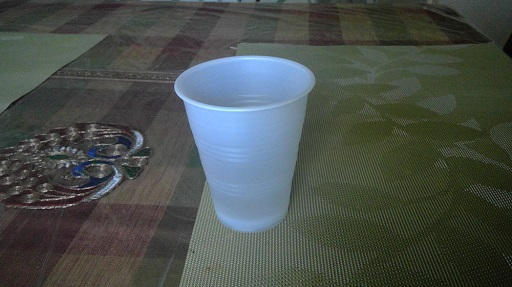
#> input picture data/cup.jpg, 512 x 287 px
$ python background_elimination.py
#> lines starting #> are read from the running program, lines starting #| are printed output that depends on the picture
import numpy as np
import cv2
from matplotlib import pyplot as plt

img = cv2.imread('./data/cup.jpg')
#> img is the input picture: shape (287, 512, 3); mean B, G, R 75.2, 79.5, 72.9
mask = np.zeros(img.shape[:2],np.uint8)

bgdModel = np.zeros((1,65),np.float64)
fgdModel = np.zeros((1,65),np.float64)

rect = (161,50,180,180)

cv2.grabCut(img,mask,rect,bgdModel,fgdModel,5,cv2.GC_INIT_WITH_RECT)
mask2 = np.where((mask==2)|(mask==0),0,1).astype('uint8')
img = img*mask2[:,:,np.newaxis]
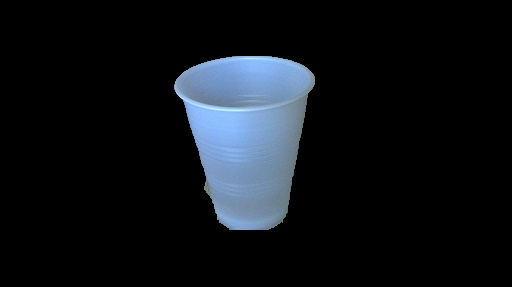
#> img: shape (287, 512, 3); mean B, G, R 23.2, 18.5, 14.8

plt.imshow(img)
plt.colorbar()
plt.show()
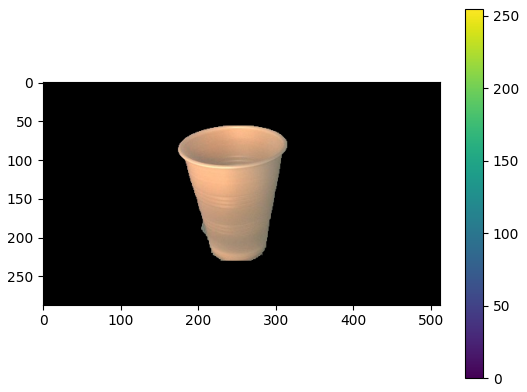
#> figure drawn by matplotlib, 2 panels; B, G, R data is drawn as R, G, B

$ run again, with data/mix.jpg copied over data/cup.jpg
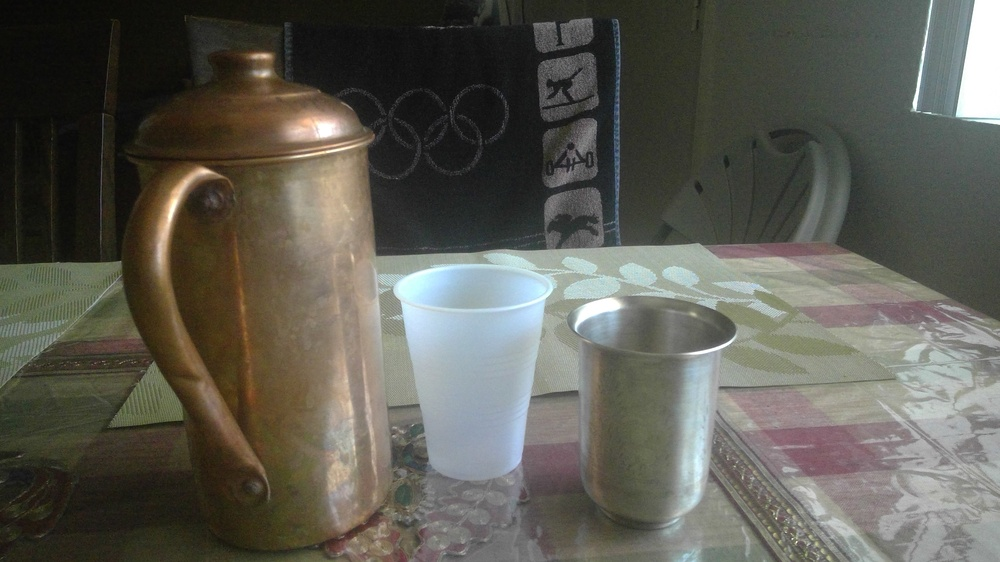
#> input picture data/mix.jpg, 1000 x 562 px, shrunk from 3264 x 1836 before the run
#> img is the input picture: shape (562, 1000, 3); mean B, G, R 83.3, 91.8, 93
#> `img = img*mask2[:,:,np.newaxis]`:
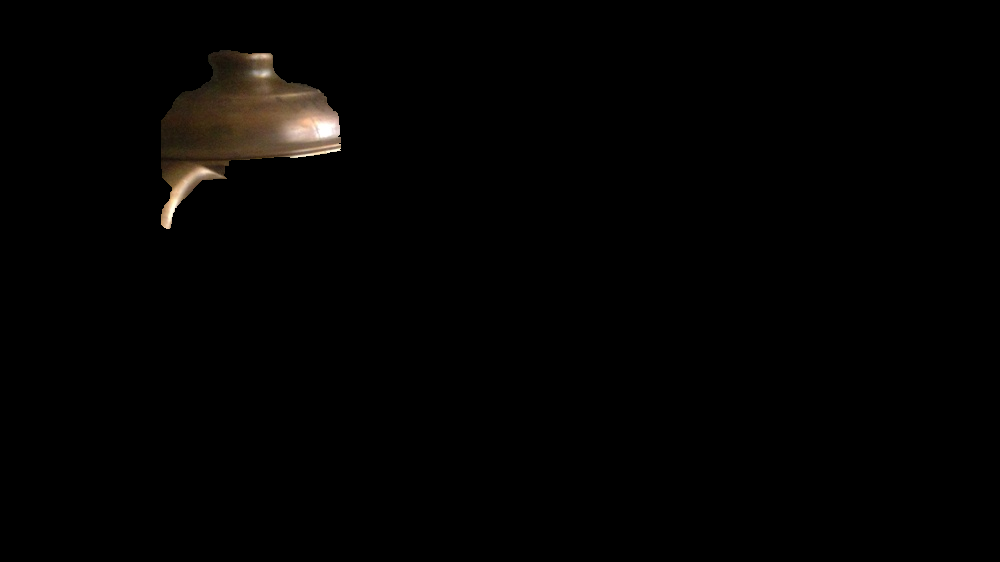
#> img: shape (562, 1000, 3); mean B, G, R 1.7, 2.3, 2.9
#> `plt.show()`:
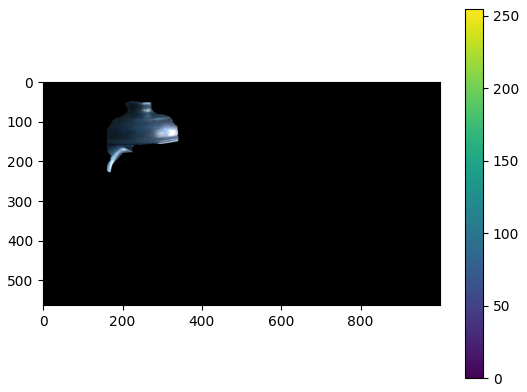
#> figure drawn by matplotlib, 2 panels; B, G, R data is drawn as R, G, B
